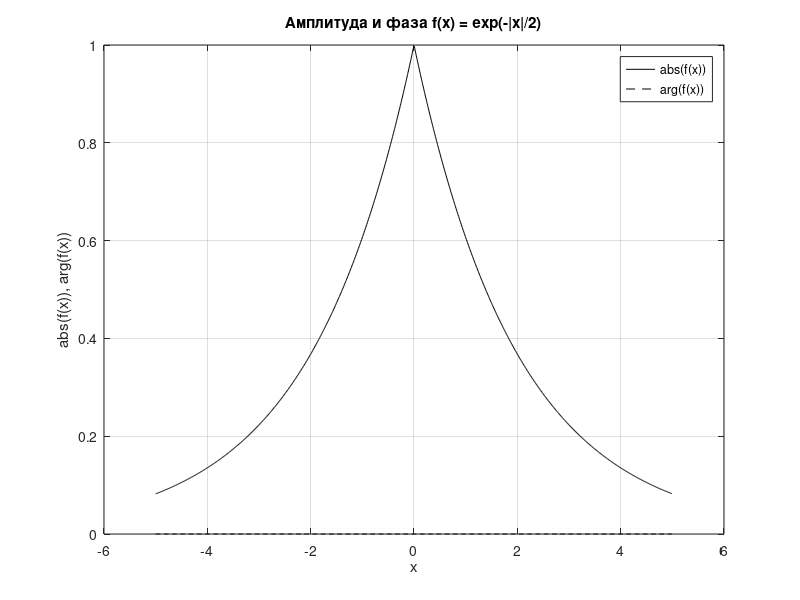

MATLAB code to generate this figure:
##Оптическая информатика
##Лабораторная работа №2
##Выполнил: Лазарев Кирилл
##Группа: 6202-030301D
##Вариант: 16

##Первая часть задания (Построить амплитуду и фазу функции, вычислить интеграл от данной фукции)
LEFT_SIDE = -5;
RIGHT_SIDE = 5;
POINTS = 1001;

step = (RIGHT_SIDE - LEFT_SIDE) / POINTS;

xVector = LEFT_SIDE:step:(RIGHT_SIDE - step);
fVector = exp(-(abs(xVector)) / 2);

plot(xVector, abs(fVector), "-k;abs(f(x));",
      xVector, arg(fVector), "--k;arg(f(x));");
grid on;
title("Амплитуда и фаза f(x) = exp(-|x|/2)");
xlabel("x");
ylabel("abs(f(x)), arg(f(x))");

integRes = sum(fVector * step);

##Вторая часть задания
LEFT_SIDE_FUR = -5;
RIGHT_SIDE_FUR = 5;
POINTS_FUR = 501;
L = 1:1:POINTS_FUR;



